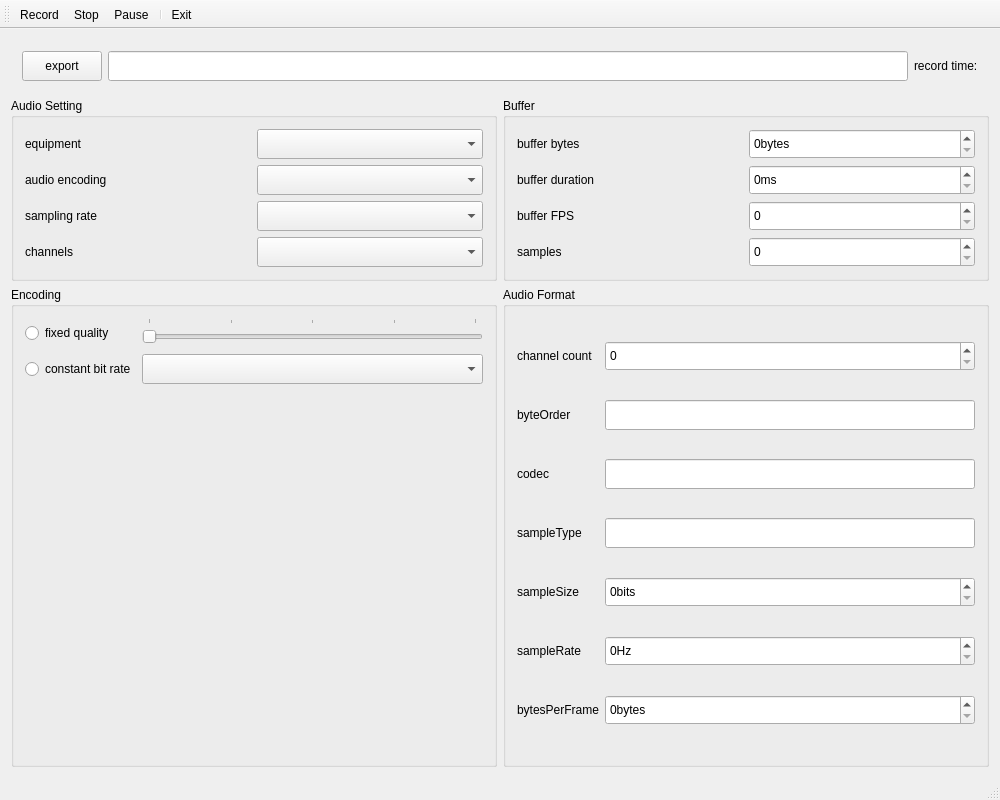
<?xml version="1.0" encoding="UTF-8"?>
<ui version="4.0">
 <class>AudioRecorder</class>
 <widget class="QMainWindow" name="AudioRecorder">
  <property name="geometry">
   <rect>
    <x>0</x>
    <y>0</y>
    <width>1000</width>
    <height>800</height>
   </rect>
  </property>
  <property name="windowTitle">
   <string>AudioRecorder</string>
  </property>
  <widget class="QWidget" name="centralWidget">
   <layout class="QGridLayout" name="gridLayout_5">
    <item row="0" column="0" colspan="2">
     <widget class="QWidget" name="widget" native="true">
      <property name="minimumSize">
       <size>
        <width>0</width>
        <height>50</height>
       </size>
      </property>
      <layout class="QHBoxLayout" name="horizontalLayout">
       <item>
        <widget class="QPushButton" name="btnExport">
         <property name="minimumSize">
          <size>
           <width>0</width>
           <height>30</height>
          </size>
         </property>
         <property name="text">
          <string>export</string>
         </property>
         <property name="icon">
          <iconset resource="res.qrc">
           <normaloff>:/images/104.bmp</normaloff>:/images/104.bmp</iconset>
         </property>
        </widget>
       </item>
       <item>
        <widget class="QLineEdit" name="exportLineEdit">
         <property name="minimumSize">
          <size>
           <width>0</width>
           <height>30</height>
          </size>
         </property>
        </widget>
       </item>
       <item>
        <widget class="QLabel" name="labelTime">
         <property name="text">
          <string>record time:</string>
         </property>
        </widget>
       </item>
      </layout>
     </widget>
    </item>
    <item row="1" column="0">
     <widget class="QGroupBox" name="groupBox_2">
      <property name="title">
       <string>Audio Setting</string>
      </property>
      <layout class="QGridLayout" name="gridLayout">
       <item row="0" column="1">
        <widget class="QComboBox" name="comboBoxEquip">
         <property name="minimumSize">
          <size>
           <width>0</width>
           <height>30</height>
          </size>
         </property>
        </widget>
       </item>
       <item row="3" column="1">
        <widget class="QComboBox" name="comboBoxChannels">
         <property name="minimumSize">
          <size>
           <width>0</width>
           <height>30</height>
          </size>
         </property>
        </widget>
       </item>
       <item row="2" column="1">
        <widget class="QComboBox" name="comboBoxSamplingRate">
         <property name="minimumSize">
          <size>
           <width>0</width>
           <height>30</height>
          </size>
         </property>
        </widget>
       </item>
       <item row="1" column="1">
        <widget class="QComboBox" name="comboBoxEncoding">
         <property name="minimumSize">
          <size>
           <width>0</width>
           <height>30</height>
          </size>
         </property>
        </widget>
       </item>
       <item row="0" column="0">
        <widget class="QLabel" name="label_2">
         <property name="text">
          <string>equipment</string>
         </property>
        </widget>
       </item>
       <item row="1" column="0">
        <widget class="QLabel" name="label_4">
         <property name="text">
          <string>audio encoding</string>
         </property>
        </widget>
       </item>
       <item row="2" column="0">
        <widget class="QLabel" name="label_5">
         <property name="text">
          <string>sampling rate</string>
         </property>
        </widget>
       </item>
       <item row="3" column="0">
        <widget class="QLabel" name="label_3">
         <property name="text">
          <string>channels</string>
         </property>
        </widget>
       </item>
      </layout>
     </widget>
    </item>
    <item row="1" column="1">
     <widget class="QGroupBox" name="groupBox_3">
      <property name="title">
       <string>Buffer</string>
      </property>
      <layout class="QGridLayout" name="gridLayout_3">
       <item row="0" column="0">
        <widget class="QLabel" name="label_8">
         <property name="text">
          <string>buffer bytes</string>
         </property>
        </widget>
       </item>
       <item row="0" column="1">
        <widget class="QSpinBox" name="spinBoxBytes">
         <property name="minimumSize">
          <size>
           <width>0</width>
           <height>30</height>
          </size>
         </property>
         <property name="accelerated">
          <bool>true</bool>
         </property>
         <property name="suffix">
          <string>bytes</string>
         </property>
         <property name="maximum">
          <number>999999999</number>
         </property>
        </widget>
       </item>
       <item row="1" column="0">
        <widget class="QLabel" name="label_9">
         <property name="text">
          <string>buffer duration</string>
         </property>
        </widget>
       </item>
       <item row="1" column="1">
        <widget class="QSpinBox" name="spinBoxDuration">
         <property name="minimumSize">
          <size>
           <width>0</width>
           <height>30</height>
          </size>
         </property>
         <property name="wrapping">
          <bool>false</bool>
         </property>
         <property name="frame">
          <bool>true</bool>
         </property>
         <property name="readOnly">
          <bool>false</bool>
         </property>
         <property name="buttonSymbols">
          <enum>QAbstractSpinBox::UpDownArrows</enum>
         </property>
         <property name="specialValueText">
          <string/>
         </property>
         <property name="accelerated">
          <bool>true</bool>
         </property>
         <property name="suffix">
          <string>ms</string>
         </property>
         <property name="maximum">
          <number>999999999</number>
         </property>
        </widget>
       </item>
       <item row="2" column="0">
        <widget class="QLabel" name="label_10">
         <property name="text">
          <string>buffer FPS</string>
         </property>
        </widget>
       </item>
       <item row="2" column="1">
        <widget class="QSpinBox" name="spinBoxFPS">
         <property name="minimumSize">
          <size>
           <width>0</width>
           <height>30</height>
          </size>
         </property>
         <property name="maximum">
          <number>9999999</number>
         </property>
        </widget>
       </item>
       <item row="3" column="0">
        <widget class="QLabel" name="label_11">
         <property name="text">
          <string>samples</string>
         </property>
        </widget>
       </item>
       <item row="3" column="1">
        <widget class="QSpinBox" name="spinBoxSample">
         <property name="minimumSize">
          <size>
           <width>0</width>
           <height>30</height>
          </size>
         </property>
         <property name="maximum">
          <number>999999999</number>
         </property>
        </widget>
       </item>
      </layout>
     </widget>
    </item>
    <item row="2" column="0">
     <widget class="QGroupBox" name="groupBox">
      <property name="title">
       <string>Encoding</string>
      </property>
      <layout class="QGridLayout" name="gridLayout_2" rowstretch="0,0,0">
       <item row="0" column="1">
        <widget class="QSlider" name="horizontalSlider">
         <property name="minimumSize">
          <size>
           <width>0</width>
           <height>30</height>
          </size>
         </property>
         <property name="maximum">
          <number>20</number>
         </property>
         <property name="pageStep">
          <number>10</number>
         </property>
         <property name="value">
          <number>0</number>
         </property>
         <property name="sliderPosition">
          <number>0</number>
         </property>
         <property name="orientation">
          <enum>Qt::Horizontal</enum>
         </property>
         <property name="tickPosition">
          <enum>QSlider::TicksAbove</enum>
         </property>
         <property name="tickInterval">
          <number>5</number>
         </property>
        </widget>
       </item>
       <item row="0" column="0">
        <widget class="QRadioButton" name="radioButtonFixedQuality">
         <property name="text">
          <string>fixed quality</string>
         </property>
        </widget>
       </item>
       <item row="2" column="0">
        <spacer name="verticalSpacer">
         <property name="orientation">
          <enum>Qt::Vertical</enum>
         </property>
         <property name="sizeHint" stdset="0">
          <size>
           <width>20</width>
           <height>40</height>
          </size>
         </property>
        </spacer>
       </item>
       <item row="1" column="1">
        <widget class="QComboBox" name="comboBoxBiteRate">
         <property name="minimumSize">
          <size>
           <width>0</width>
           <height>30</height>
          </size>
         </property>
        </widget>
       </item>
       <item row="1" column="0">
        <widget class="QRadioButton" name="radioButtonBitRate">
         <property name="text">
          <string>constant bit rate</string>
         </property>
        </widget>
       </item>
      </layout>
     </widget>
    </item>
    <item row="2" column="1">
     <widget class="QGroupBox" name="groupBox_4">
      <property name="title">
       <string>Audio Format</string>
      </property>
      <layout class="QGridLayout" name="gridLayout_4">
       <item row="0" column="0">
        <widget class="QLabel" name="label_12">
         <property name="text">
          <string>channel count</string>
         </property>
        </widget>
       </item>
       <item row="0" column="1">
        <widget class="QSpinBox" name="spinBoxChannelCount">
         <property name="minimumSize">
          <size>
           <width>0</width>
           <height>30</height>
          </size>
         </property>
        </widget>
       </item>
       <item row="1" column="0">
        <widget class="QLabel" name="label_13">
         <property name="text">
          <string>byteOrder</string>
         </property>
        </widget>
       </item>
       <item row="2" column="0">
        <widget class="QLabel" name="label_14">
         <property name="text">
          <string>codec</string>
         </property>
        </widget>
       </item>
       <item row="3" column="0">
        <widget class="QLabel" name="label_15">
         <property name="text">
          <string>sampleType</string>
         </property>
        </widget>
       </item>
       <item row="4" column="0">
        <widget class="QLabel" name="label_16">
         <property name="text">
          <string>sampleSize</string>
         </property>
        </widget>
       </item>
       <item row="5" column="0">
        <widget class="QLabel" name="label_17">
         <property name="text">
          <string>sampleRate</string>
         </property>
        </widget>
       </item>
       <item row="6" column="0">
        <widget class="QLabel" name="label_18">
         <property name="text">
          <string>bytesPerFrame</string>
         </property>
        </widget>
       </item>
       <item row="4" column="1">
        <widget class="QSpinBox" name="spinBoxSampleSize">
         <property name="minimumSize">
          <size>
           <width>0</width>
           <height>30</height>
          </size>
         </property>
         <property name="suffix">
          <string>bits</string>
         </property>
        </widget>
       </item>
       <item row="5" column="1">
        <widget class="QSpinBox" name="spinBoxSampleRate">
         <property name="minimumSize">
          <size>
           <width>0</width>
           <height>30</height>
          </size>
         </property>
         <property name="suffix">
          <string>Hz</string>
         </property>
        </widget>
       </item>
       <item row="6" column="1">
        <widget class="QSpinBox" name="spinBoxBPF">
         <property name="minimumSize">
          <size>
           <width>0</width>
           <height>30</height>
          </size>
         </property>
         <property name="suffix">
          <string>bytes</string>
         </property>
         <property name="maximum">
          <number>999999999</number>
         </property>
        </widget>
       </item>
       <item row="1" column="1">
        <widget class="QLineEdit" name="lineEditByteOrder">
         <property name="minimumSize">
          <size>
           <width>0</width>
           <height>30</height>
          </size>
         </property>
        </widget>
       </item>
       <item row="2" column="1">
        <widget class="QLineEdit" name="lineEditCodec">
         <property name="minimumSize">
          <size>
           <width>0</width>
           <height>30</height>
          </size>
         </property>
        </widget>
       </item>
       <item row="3" column="1">
        <widget class="QLineEdit" name="lineEditSampleType">
         <property name="minimumSize">
          <size>
           <width>0</width>
           <height>30</height>
          </size>
         </property>
        </widget>
       </item>
      </layout>
     </widget>
    </item>
   </layout>
  </widget>
  <widget class="QMenuBar" name="menuBar">
   <property name="geometry">
    <rect>
     <x>0</x>
     <y>0</y>
     <width>1000</width>
     <height>17</height>
    </rect>
   </property>
  </widget>
  <widget class="QToolBar" name="mainToolBar">
   <property name="minimumSize">
    <size>
     <width>0</width>
     <height>0</height>
    </size>
   </property>
   <property name="toolButtonStyle">
    <enum>Qt::ToolButtonTextBesideIcon</enum>
   </property>
   <attribute name="toolBarArea">
    <enum>TopToolBarArea</enum>
   </attribute>
   <attribute name="toolBarBreak">
    <bool>false</bool>
   </attribute>
   <addaction name="actionRecord"/>
   <addaction name="actionStop"/>
   <addaction name="actionPause"/>
   <addaction name="separator"/>
   <addaction name="actionExit"/>
  </widget>
  <widget class="QStatusBar" name="statusBar"/>
  <action name="actionRecord">
   <property name="icon">
    <iconset resource="res.qrc">
     <normaloff>:/images/5.ico</normaloff>:/images/5.ico</iconset>
   </property>
   <property name="text">
    <string>Record</string>
   </property>
  </action>
  <action name="actionPause">
   <property name="icon">
    <iconset resource="res.qrc">
     <normaloff>:/images/622.bmp</normaloff>:/images/622.bmp</iconset>
   </property>
   <property name="text">
    <string>Pause</string>
   </property>
  </action>
  <action name="actionStop">
   <property name="icon">
    <iconset resource="res.qrc">
     <normaloff>:/images/626.bmp</normaloff>:/images/626.bmp</iconset>
   </property>
   <property name="text">
    <string>Stop</string>
   </property>
  </action>
  <action name="actionExit">
   <property name="icon">
    <iconset resource="res.qrc">
     <normaloff>:/images/132.bmp</normaloff>:/images/132.bmp</iconset>
   </property>
   <property name="text">
    <string>Exit</string>
   </property>
  </action>
 </widget>
 <layoutdefault spacing="6" margin="11"/>
 <resources>
  <include location="res.qrc"/>
 </resources>
 <connections>
  <connection>
   <sender>actionExit</sender>
   <signal>triggered()</signal>
   <receiver>AudioRecorder</receiver>
   <slot>close()</slot>
   <hints>
    <hint type="sourcelabel">
     <x>-1</x>
     <y>-1</y>
    </hint>
    <hint type="destinationlabel">
     <x>170</x>
     <y>219</y>
    </hint>
   </hints>
  </connection>
 </connections>
</ui>
